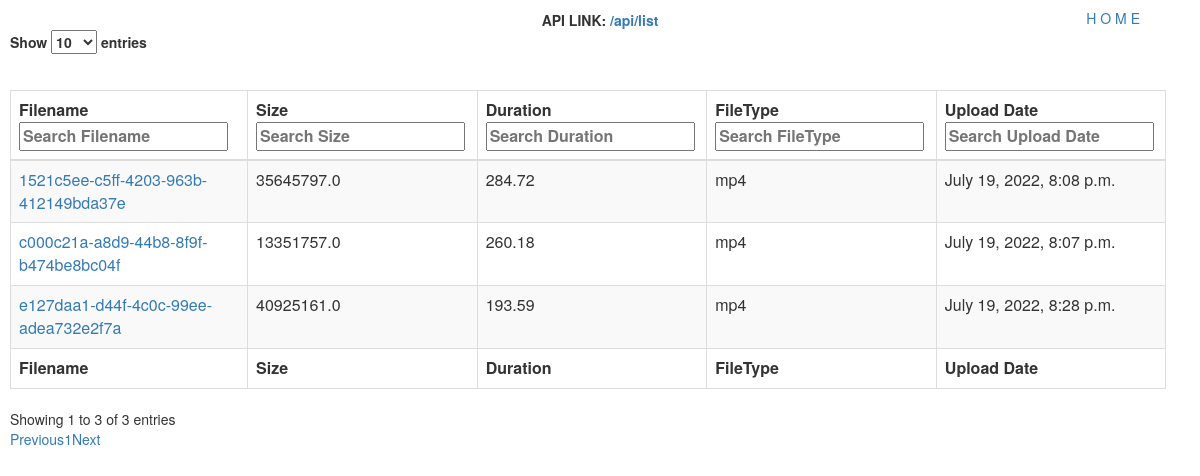
Page /list/ on the committed database.
### upload/models.py (models this page shows)
class vids(models.Model):
    filename=models.CharField(max_length=200)
    filesize = models.FloatField()
    duration = models.FloatField()
    filetype=models.CharField(max_length=6)
    up_date=models.DateTimeField('date uploaded', auto_now_add=True)

### upload/views.py (the view)
# urls.py: path('list/',views.show, name="show"),
def show(request):
    videos = vids.objects.all()
    return render(request,'list.html',{"videos":videos})

### upload/templates/list.html (shortened to what this page needs)
{% include "home.html" %}
<html>
<head>
    <link rel="stylesheet" type="text/css" href="https://maxcdn.bootstrapcdn.com/bootstrap/3.3.7/css/bootstrap.min.css">
    <link rel="stylesheet" type="text/css" href="https://cdn.datatables.net/1.10.21/css/dataTables.bootstrap.min.css">
    <link rel="stylesheet" type="text/css" href="https://cdn.datatables.net/fixedheader/3.1.7/css/fixedHeader.bootstrap.min.css">
    <link rel="stylesheet" type="text/css" href="https://cdn.datatables.net/responsive/2.2.5/css/responsive.bootstrap.min.css">
    <link rel="stylesheet" href="datepicker/css/bootstrap-datepicker.min.css">
</head>
<body style="padding: 10px">
<center><b>API LINK: <a href="/api/list">/api/list</a></b></center>
            <table id="search" class="table table-striped table-bordered display  responsive nowrap" style="width: 100%">
                <thead>
                <tr>
                <th><strong>Filename</strong>
                <th><strong>Size</strong></td>
                <th><strong>Duration</strong></td>
                    <th><strong>FileType</strong></td>
					<th><strong>Upload Date</strong></td>
                </tr>
                </thead>
                <tbody>
 {% for vid in videos %}
                        <tr>
                        <td><a href="/media/{{ vid.filename }}.{{ vid.filetype }}" target="_blank">{{ vid.filename }}</a></td>
                        <td>{{ vid.filesize }}</td>
                        <td>{{ vid.duration }}</td>
                        <td>{{ vid.filetype }}</td>
                        <td>{{ vid.up_date }}</td>
                        </tr>
      {% endfor %}
                </tbody>
                <tfoot>
                <tr>
                <th><strong>Filename</strong>
                <th><strong>Size</strong></td>
                <th><strong>Duration</strong></td>
                    <th><strong>FileType</strong></td>
					<th><strong>Upload Date</strong></td>
				</tr>
                </tfoot>
            </table>
</body>
</html>

### upload/templates/home.html (shortened to what this page needs)
<div id="home_link"><a href="/">H O M E</a></div>

### upload/templates/home.html (style rules this page uses)
#home_link { position: absolute;top:1%;right:5%;text-decoration:none; }

### rows in the picture
vids: filename "c000c21a-a8d9-44b8-8f9f-b474be8bc04f", filesize "13351757.0", duration "260.18", filetype "mp4", up_date "July 19, 2022, 8:07 p.m."
vids: filename "1521c5ee-c5ff-4203-963b-412149bda37e", filesize "35645797.0", duration "284.72", filetype "mp4", up_date "July 19, 2022, 8:08 p.m."
vids: filename "e127daa1-d44f-4c0c-99ee-adea732e2f7a", filesize "40925161.0", duration "193.59", filetype "mp4", up_date "July 19, 2022, 8:28 p.m."
